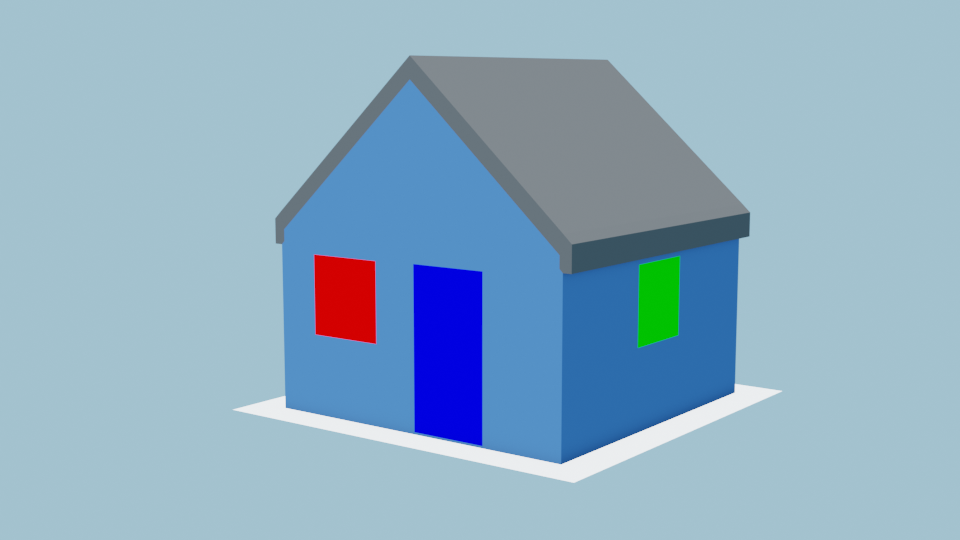
#> input picture Assignment7/Assets/house1.png, 960 x 540 px
$ jupyter execute --allow-errors ex1.ipynb
#> lines starting #> are read from the running program, lines starting #| are printed output that depends on the picture
[cell 1]
import cv2
import numpy as np
from scipy import linalg
import matplotlib.pyplot as plt

[cell 2]
image_pts = []
image_pts2 = []

# [6 lines left out: function click_event, not called in this run]

# Load your image
img = cv2.imread('../Assets/house1.png')
#> img is the input picture: shape (540, 960, 3); mean B, G, R 194.9, 172.7, 141.3
if img is None:
    raise FileNotFoundError("Could not load house1.png")
img2 = cv2.imread('../Assets/house2.png')
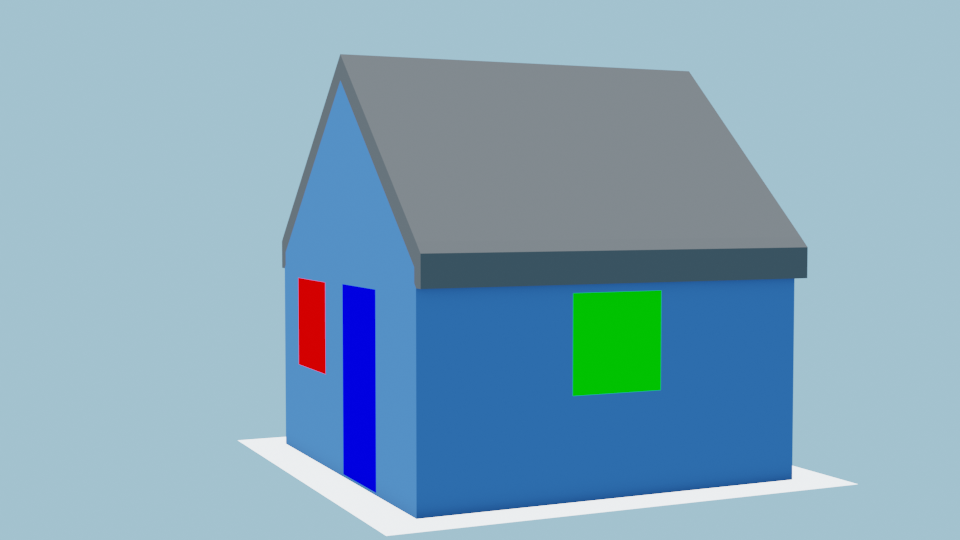
#> input picture Assignment7/Assets/house2.png, 960 x 540 px
#> img2 is the input picture: shape (540, 960, 3); mean B, G, R 185.7, 165.9, 131.4
if img2 is None:
    raise FileNotFoundError("Could not load house2.png")
img0 = cv2.imread('../Assets/0.png')
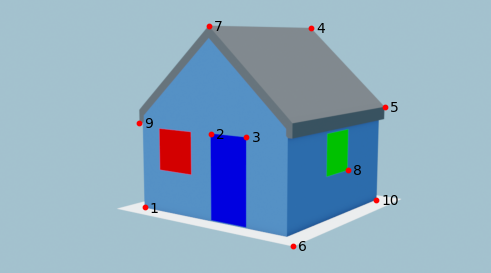
#> input picture Assignment7/Assets/0.png, 491 x 273 px
#> img0 is the input picture: shape (273, 491, 3); mean B, G, R 193.4, 170.8, 140.2
if img0 is None:
    raise FileNotFoundError("Could not load 0.png")

#> (the rest of this cell did not finish here and is left out)
